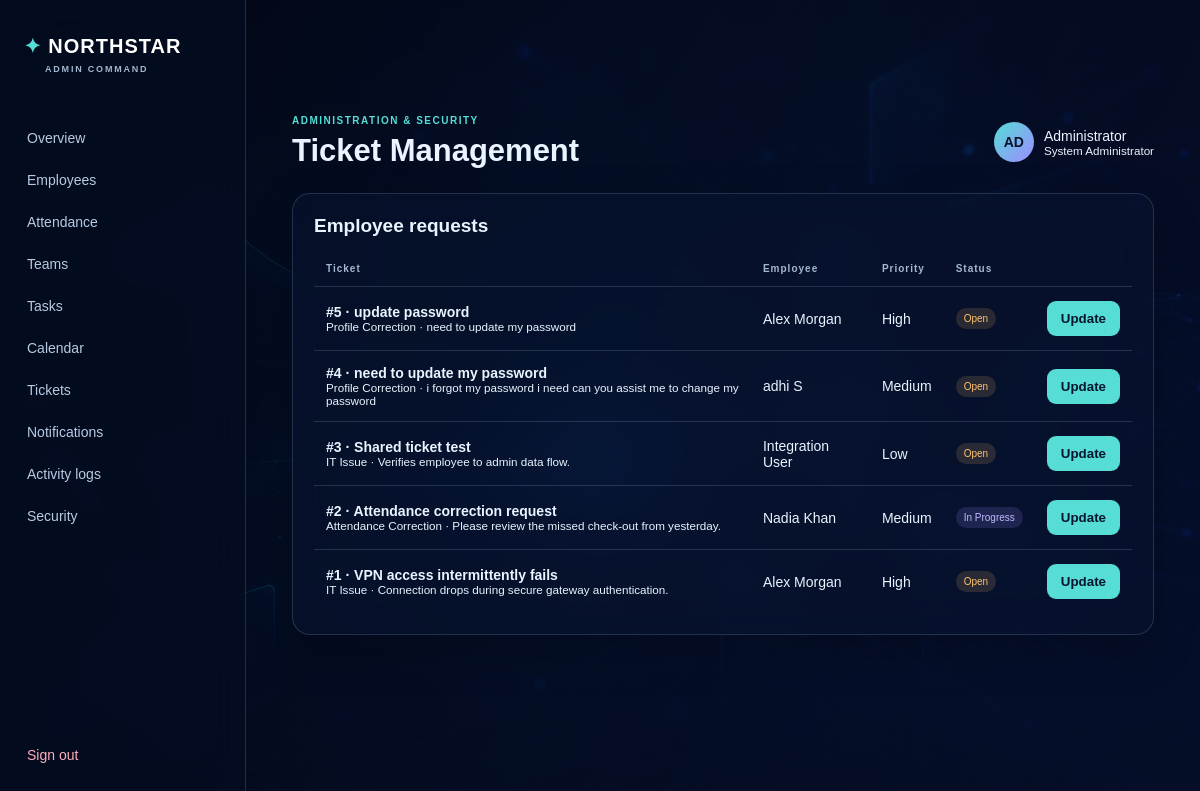
The app's page /tickets (signed in) with its own data.
### tables this page shows
CREATE TABLE tickets(id INTEGER PRIMARY KEY,employee_id TEXT,title TEXT,category TEXT,description TEXT,priority TEXT,status TEXT DEFAULT 'Open',admin_response TEXT,created_at TEXT, attachment TEXT);

CREATE TABLE employees(employee_id TEXT PRIMARY KEY,name TEXT,email TEXT,phone TEXT,department TEXT,designation TEXT,joining_date TEXT,team_id INTEGER,manager TEXT,status TEXT DEFAULT 'Active', password_hash TEXT, profile_photo TEXT, role TEXT DEFAULT 'Employee');

### admin_pjs/app.py (the view, shortened to what this page needs)
@app.route('/tickets',methods=['GET','POST'])
@admin_required
def tickets():
 return render_template('admin/tickets.html',tickets=rows('SELECT t.*,e.name FROM tickets t JOIN employees e ON e.employee_id=t.employee_id ORDER BY t.id DESC'))

### admin_pjs/app.py (called while the page is built)
def db():
 if 'db' not in g: g.db=sqlite3.connect(app.config['DATABASE']);g.db.row_factory=sqlite3.Row
 return g.db

@app.teardown_appcontext
def close(e):
 c=g.pop('db',None)
 if c:c.close()

def admin_required(f):
 @wraps(f)
 def w(*a,**k):
  if not session.get('admin_id'):return redirect(url_for('login'))
  return f(*a,**k)
 return w

def rows(q,p=()):return db().execute(q,p).fetchall()

### security_pjs/api.py (called while the page is built, shortened)
@security_api.before_app_request
def request_limit():
    if request.path.startswith('/api/security'):g.security_api_started=time.perf_counter()
    if request.path.startswith("/api/security") and request.content_length and request.content_length>config.MAX_API_BYTES:return _error("request body too large",413)

@security_api.after_app_request
def audit_api_request(response):
    if not request.path.startswith('/api/security'):return response

### admin_pjs/templates/admin/tickets.html (shortened to what this page needs)
{% extends 'base.html' %}{% block heading %}Ticket Management{% endblock %}{% block content %}<section class="glass tablewrap"><h2>Employee requests</h2><table><tr><th>Ticket</th><th>Employee</th><th>Priority</th><th>Status</th><th></th></tr>{% for t in tickets %}<tr><td><b>#{{t.id}} · {{t.title}}</b><small>{{t.category}} · {{t.description}}</small></td><td>{{t.name}}</td><td>{{t.priority}}</td><td><span class="badge {{t.status|lower|replace(' ','-')}}">{{t.status}}</span></td><td><button onclick="document.getElementById('t{{t.id}}').showModal()">Update</button></td></tr>{% endfor %}</table></section>{% endblock %}

### admin_pjs/static/css/style.css (style rules this page uses)
:root { --ink:#eaf4ff;--muted:#a4b7d0;--line:rgba(183,212,255,.17);--glass:rgba(8,19,45,.67);--cyan:#55ddd6;--violet:#9d8cff;--red:#ff8298;--amber:#ffc46d }
* { box-sizing:border-box }
body { margin:0;min-height:100vh;color:var(--ink);font:14px Arial,sans-serif;background:#071127 url('../images/background.jpg') center/cover fixed }
body:before { content:'';position:fixed;inset:0;background:linear-gradient(115deg,rgba(2,8,22,.94),rgba(8,18,51,.66));z-index:-1 }
.brand small,.admin small,td small,.row small { display:block }
h1,h2,h3 { margin:0;font-family:Arial,sans-serif }
h2 { font-size:19px }
.glass,dialog { background:var(--glass);border:1px solid var(--line);box-shadow:0 16px 45px rgba(0,0,0,.22);backdrop-filter:blur(18px);border-radius:18px;padding:21px;margin-bottom:19px }
.badge { display:inline-block;padding:5px 8px;border-radius:99px;background:rgba(85,221,214,.13);color:var(--cyan);font-size:10px;white-space:nowrap }
.badge.open,.badge.high { background:rgba(255,196,109,.14);color:var(--amber) }
.badge.in-progress,.badge.medium { background:rgba(157,140,255,.16);color:#c3b9ff }
.tablewrap { overflow-x:auto }
table { width:100%;border-collapse:collapse;min-width:700px;margin-top:14px }
th { text-align:left;color:var(--muted);font-size:10px;letter-spacing:1px;padding:12px }
td { border-top:1px solid var(--line);padding:14px 12px }
td b { display:block }
tbody tr { transition:.2s }
button { border:0;border-radius:9px;padding:10px 14px;color:#07152e;background:var(--cyan);font-weight:bold;cursor:pointer;transition:.2s }

### records on screen
tickets: id "5", title "update password", category "Profile Correction", description "need to update my password", name "Alex Morgan", priority "High", status "Open"
tickets: id "4", title "need to update my password", category "Profile Correction", description "i forgot my password i need can you assist me to change my password", name "adhi S", priority "Medium", status "Open"
tickets: id "3", title "Shared ticket test", category "IT Issue", description "Verifies employee to admin data flow.", name "Integration User", priority "Low", status "Open"
tickets: id "2", title "Attendance correction request", category "Attendance Correction", description "Please review the missed check-out from yesterday.", name "Nadia Khan", priority "Medium", status "In Progress"
tickets: id "1", title "VPN access intermittently fails", category "IT Issue", description "Connection drops during secure gateway authentication.", name "Alex Morgan", priority "High", status "Open"
